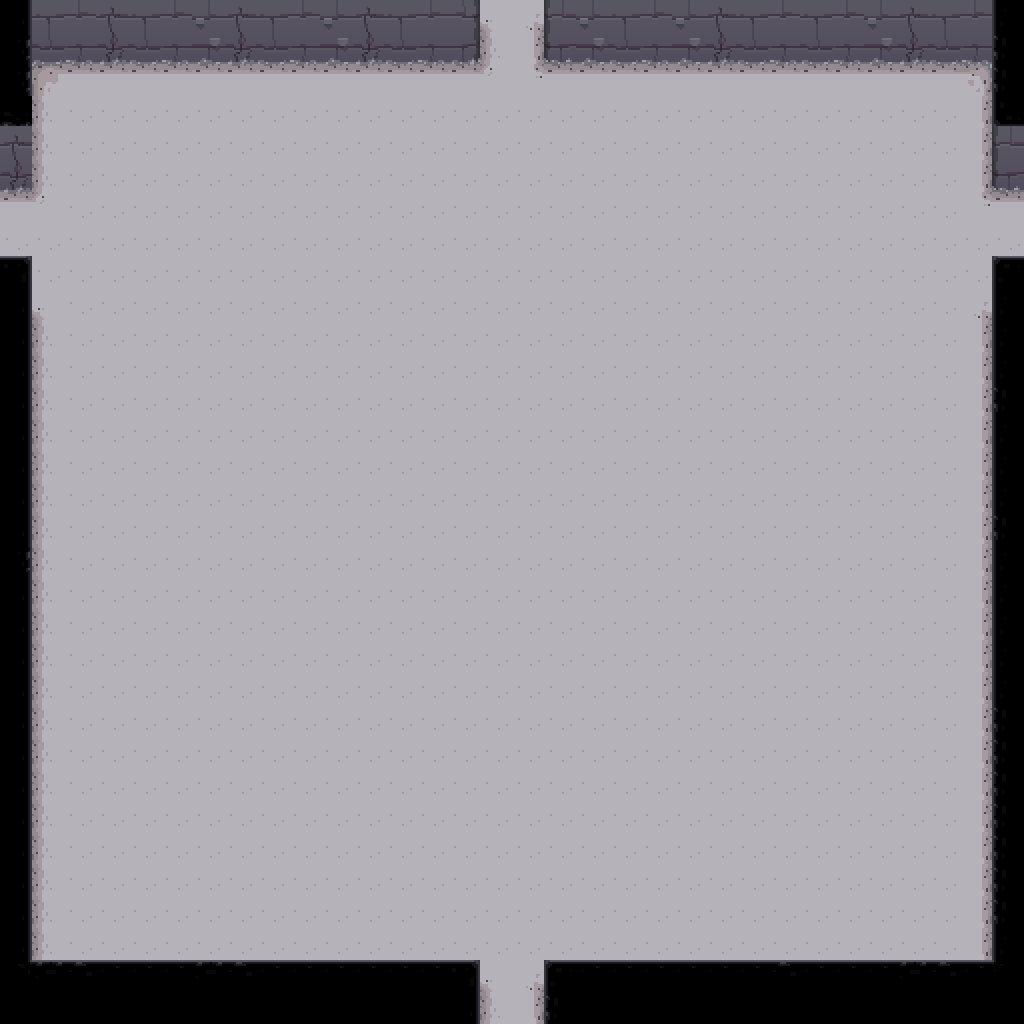

Tiled map render using the project's own tile images. Description and the map definition, with tile-layer contents summarised, below:
An orthogonal 32x32 tile map with 32x32 px tiles, 4 tile layers (ground, walls, objects, tops).

<map version="1.0" orientation="orthogonal" width="32" height="32" tilewidth="32" tileheight="32">
 <tileset firstgid="1" name="dungeon tileset calciumtrice" tilewidth="32" tileheight="32">
  <image source="../textures/spritesheets/dungeon tileset calciumtrice.png" width="960" height="808" />
 </tileset>
 <layer name="ground" width="32" height="32">
  <data>[1024 cells, 1024 non-empty, 12 distinct tile ids]</data>
 </layer>
 <layer name="walls" width="32" height="32">
  <data>[1024 cells, 60 non-empty, 12 distinct tile ids]</data>
 </layer>
 <layer name="objects" width="32" height="32">
  <data>[1024 cells, 0 non-empty, 0 distinct tile ids]</data>
 </layer>
 <layer name="tops" width="32" height="32">
  <data>[1024 cells, 118 non-empty, 15 distinct tile ids]</data>
 </layer>
</map>
